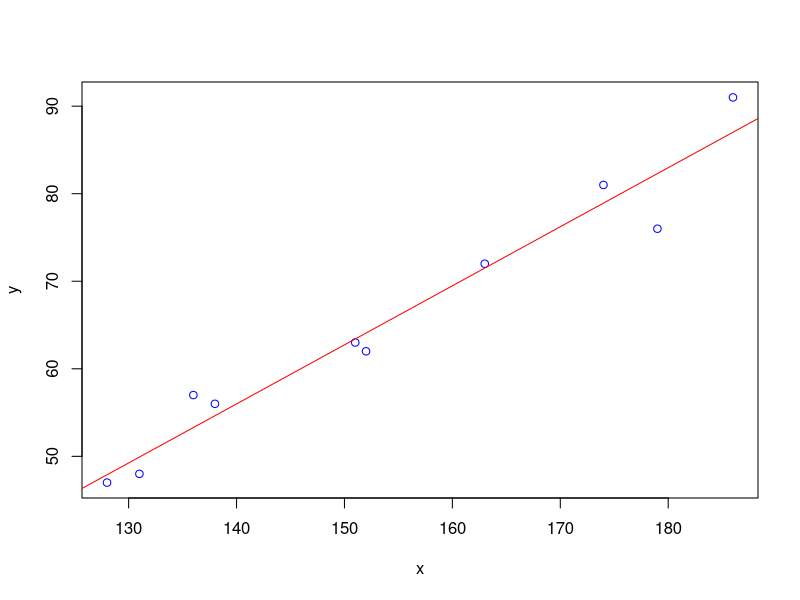

The R script that drew this image:
#########  Linear-Regression  ##########

#X=independent variable  Y=dependent variable
x=c(151,174,138,186,128,136,179,163,152,131)
y=c(63,81,56,91,47,57,76,72,62,48)


#create model
model=lm(y~x)
print(model)

#plot
plot(x,y,col='blue')
#linear line
abline(model,col='red')

summary(model)

#prediction
a=data.frame(x=c(145,155))
result=predict(model,a)
result 

########## Multi-Regression ###########

#load data
data("mtcars")
View(mtcars)

df=mtcars[,c('mpg','disp','hp','wt')]
View(df)

#model
model=lm(mpg ~ .,df)   #dot . means all column omit target column
#model=lm(mpg ~ disp+hp+wt,df)

summary(model)

#prediction
a=data.frame(disp=150,hp=92,wt=1.91)

pre_mpg=predict(model,a)
pre_mpg
#data add
a$pre_mpg=pre_mpg
View(a)

#write data
write.csv(a,'predicted.CSV')





